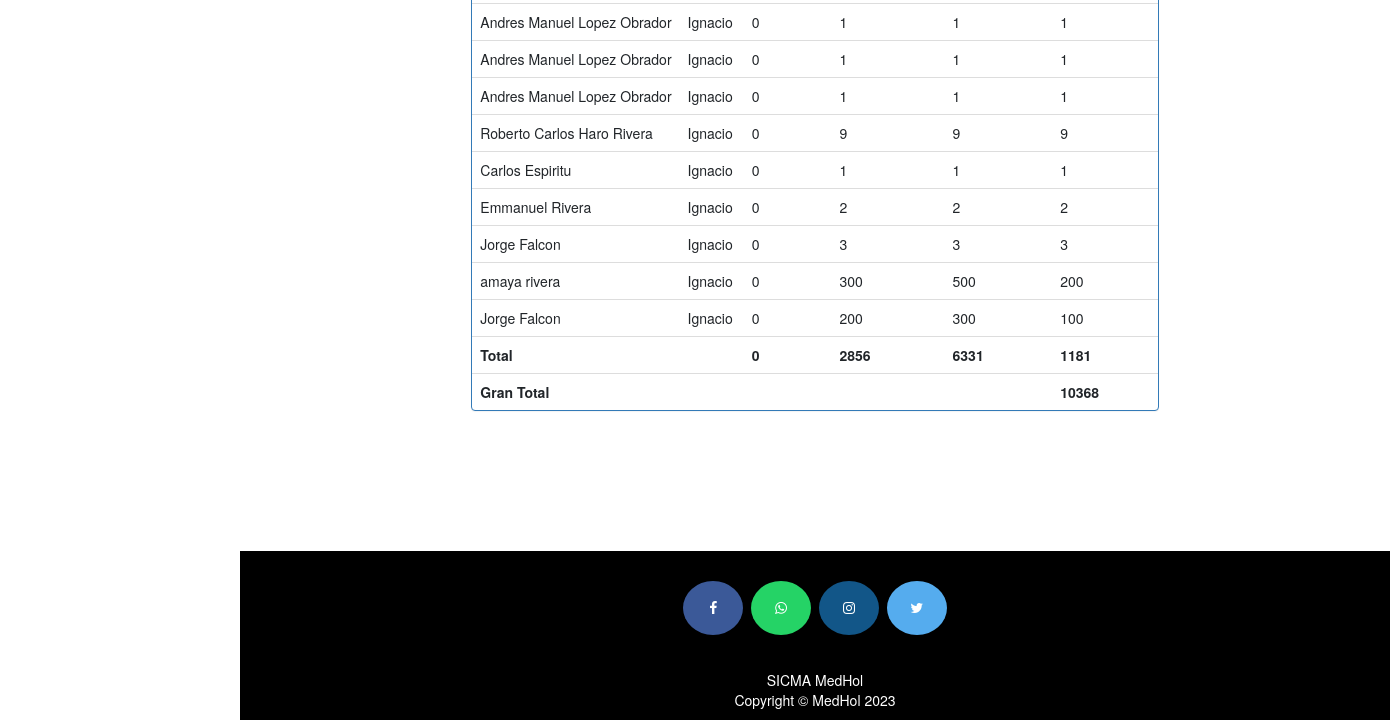
Page /medico_utilidades (signed in, lower part) on the earlier database version.
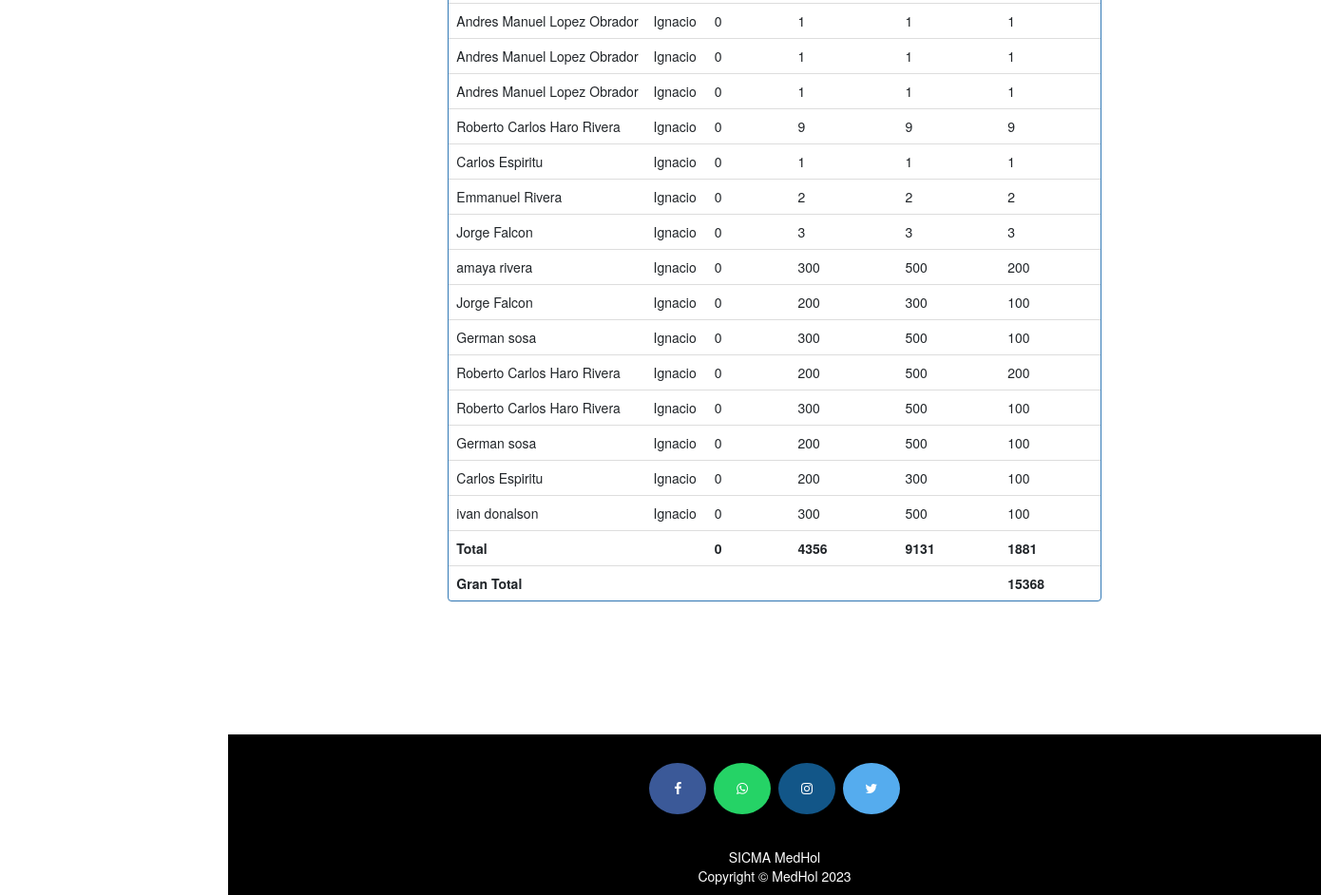
Same page on the later database version.
### consultas/models.py (models this page shows)
class CuentaPaciente(models.Model):
    idCita=models.ForeignKey(Citas, on_delete=models.CASCADE, default=0)
    pacienteId=models.ForeignKey(Paciente, on_delete=models.CASCADE, default=0)
    pacienteNombre=models.CharField(max_length=40)
    medicoAsignadoNombre=models.CharField(max_length=40)
    medicoAsignadoApellido=models.CharField(max_length=40, default="")
    domicilio = models.CharField(max_length=40)
    celular = models.CharField(max_length=20,null=True)
    sintomas = models.CharField(max_length=100,null=True)
    fechaAdmision=models.DateField(null=False)
    fechaAlta=models.DateField(null=False)
    diasTranscurridos=models.PositiveIntegerField(null=False)
    habitacion=models.PositiveIntegerField(null=False)
    medicamenteos=models.PositiveIntegerField(null=False)
    costomedico=models.PositiveIntegerField(null=False)
    otroscargos=models.PositiveIntegerField(null=False)
    total=models.PositiveIntegerField(null=False)

### consultas/views.py (the view)
# urls.py: path('medico_utilidades', views.medico_utilidades_view,name='medico_utilidades'),
@login_required(login_url='medicologin')
@user_passes_test(is_medico)
def medico_utilidades_view(request):
    habitacion_total = 0
    medicamentos_total = 0
    costomedico_total = 0
    otros_total = 0
    medico = models.Medico.objects.get(user__id=request.user.id)
    medico_id=medico.user.id
    cuentas=models.CuentaPaciente.objects.all().filter(idCita__medicoId=medico)
    for cuenta in cuentas:
        habitacion_total += cuenta.habitacion
        medicamentos_total += cuenta.medicamenteos
        costomedico_total += cuenta.costomedico
        otros_total += cuenta.otroscargos
    gran_total = habitacion_total + medicamentos_total + costomedico_total + otros_total
    context = {
        'cuentas': cuentas,
        'habitacion_total': habitacion_total,
        'medicamentos_total': medicamentos_total,
        'costomedico_total': costomedico_total,
        'otros_total': otros_total,
        'gran_total': gran_total,
        'medico':medico,
    }
    return render(request, 'medico_utilidades.html', context)

### consultas/views.py (called while the page is built)
def is_medico(user):
    return user.groups.filter(name='MEDICO').exists()

### consultas/templates/medico_utilidades.html (shortened to what this page needs)
{% extends 'medico_base.html' %}
{% load static %}
{% block content %}
{%include 'medico_dashboard_cards.html'%}
<body>
  <div class="container">
    <div class="row">
      <div class="panel panel-primary" style="margin:0 auto;">
            <table class="table table-hover" id="dev-table">
            <tbody>
            {% for cuenta in cuentas %}
            <tr>
                <td>{{ cuenta.pacienteNombre }}</td>
                <td>{{ cuenta.medicoAsignadoNombre }}</td>
                <td>{{ cuenta.habitacion }}</td>
                <td>{{ cuenta.medicamenteos }}</td>
                <td>{{ cuenta.costomedico }}</td>
                <td>{{ cuenta.otroscargos }}</td>
            </tr>
            {% endfor %}
            </tbody>
            <tfoot>
            <tr>
                <th>Total</th>
                <th></th>
                <th>{{ habitacion_total }}</th>
                <th>{{ medicamentos_total }}</th>
                <th>{{ costomedico_total }}</th>
                <th>{{ otros_total }}</th>
            </tr>
            <tr>
                <th>Gran Total</th>
                <th></th>
                <th></th>
                <th></th>
                <th></th>
                <th>{{ gran_total }}</th>
            </tr>
            </tfoot>
        </table>
        </div>
    </div>
</div>
</body>
{% endblock content %}

Differences in the rows shown:
added CuentaPaciente: pacienteNombre "German sosa", medicoAsignadoNombre "Ignacio", habitacion "0", medicamenteos "300", costomedico "500", otroscargos "100"
added CuentaPaciente: pacienteNombre "Roberto Carlos Haro Rivera", medicoAsignadoNombre "Ignacio", habitacion "0", medicamenteos "200", costomedico "500", otroscargos "200"
added CuentaPaciente: pacienteNombre "Roberto Carlos Haro Rivera", medicoAsignadoNombre "Ignacio", habitacion "0", medicamenteos "300", costomedico "500", otroscargos "100"
added CuentaPaciente: pacienteNombre "German sosa", medicoAsignadoNombre "Ignacio", habitacion "0", medicamenteos "200", costomedico "500", otroscargos "100"
added CuentaPaciente: pacienteNombre "Carlos Espiritu", medicoAsignadoNombre "Ignacio", habitacion "0", medicamenteos "200", costomedico "300", otroscargos "100"
added CuentaPaciente: pacienteNombre "ivan donalson", medicoAsignadoNombre "Ignacio", habitacion "0", medicamenteos "300", costomedico "500", otroscargos "100"
Other differences:
{{ medicamentos_total }}: "2856" → "4356"
{{ costomedico_total }}: "6331" → "9131"
{{ otros_total }}: "1181" → "1881"
{{ gran_total }}: "10368" → "15368"
